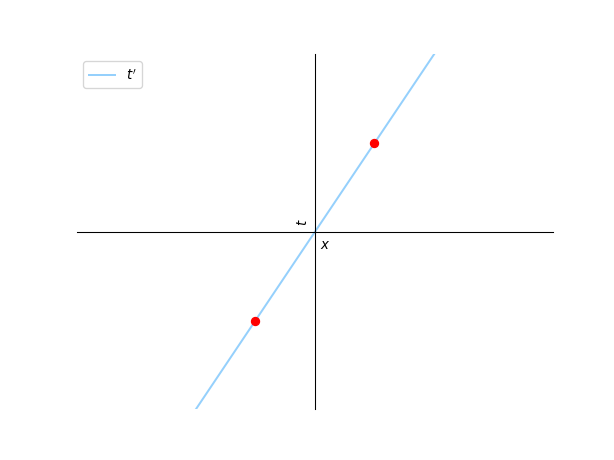

Reproduce this figure in Python.
import numpy as np
import matplotlib.pyplot as plt

x = np.arange(-2,4)
y1 = x*2
y2 = (x-1)*2
y3 = (x-2)*2
l1 = x
l2 = 1.5*x
fig = plt.figure()
ax = fig.add_subplot(1, 1, 1)
#plt.gca().spines['bottom'].set_position('zero')
ax.spines['left'].set_position('center')
ax.spines['bottom'].set_position('center')
ax.spines['right'].set_color('none')
ax.spines['top'].set_color('none')
ax.xaxis.set_ticks_position('bottom')
ax.yaxis.set_ticks_position('left')

plt.plot(x, y1, 'xkcd:light blue', label="$t'$")
plt.plot(0.25, 0.5, 'ro')
plt.plot(-0.25, -0.5, 'ro')
#plt.plot(x, y2, 'b', y3, 'b')
#plt.plot(x, l1, 'y', label='light from M')
#plt.plot(l2, x, 'orange', label='light from N')
plt.tick_params(
    axis='both',          
    which='both',      
    bottom=False,      
    top=False,
    right=False,
    left=False,
    labelleft=False,    
    labelbottom=False)

plt.xlim([-1,1])
plt.ylim([-1,1])
#plt.xticks([0, 1, 2, 3], [r'0', r'3x$10^8$ m', r'6x$10^8$ m', r'9x$10^8$ m'])
#plt.yticks([1, 2, 3], [r'1 sec', r'2 sec', r'3 sec'])
plt.xlabel("     $x$")
plt.ylabel('     $t$')
plt.legend(loc='upper left')
plt.savefig("plot4.png", dpi=96)